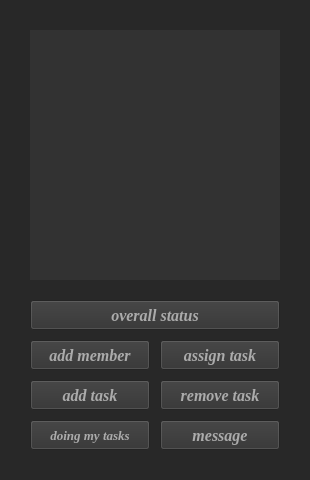
<?xml version="1.0" encoding="UTF-8"?>
<ui version="4.0">
 <class>project_window_1</class>
 <widget class="QMainWindow" name="project_window_1">
  <property name="geometry">
   <rect>
    <x>0</x>
    <y>0</y>
    <width>310</width>
    <height>480</height>
   </rect>
  </property>
  <property name="minimumSize">
   <size>
    <width>310</width>
    <height>480</height>
   </size>
  </property>
  <property name="maximumSize">
   <size>
    <width>310</width>
    <height>480</height>
   </size>
  </property>
  <property name="windowTitle">
   <string>MainWindow</string>
  </property>
  <property name="styleSheet">
   <string notr="true">background-color: rgb(40, 40, 40);</string>
  </property>
  <widget class="QWidget" name="centralwidget">
   <widget class="QPushButton" name="pushButton">
    <property name="geometry">
     <rect>
      <x>30</x>
      <y>340</y>
      <width>120</width>
      <height>30</height>
     </rect>
    </property>
    <property name="font">
     <font>
      <family>Georgia</family>
      <pointsize>12</pointsize>
      <weight>75</weight>
      <italic>true</italic>
      <bold>true</bold>
     </font>
    </property>
    <property name="cursor">
     <cursorShape>PointingHandCursor</cursorShape>
    </property>
    <property name="toolTip">
     <string>add member</string>
    </property>
    <property name="styleSheet">
     <string notr="true">color: rgb(171, 171, 171);
background-color: rgb(50, 50, 50);</string>
    </property>
    <property name="text">
     <string>add member</string>
    </property>
   </widget>
   <widget class="QPushButton" name="pushButton_2">
    <property name="geometry">
     <rect>
      <x>160</x>
      <y>420</y>
      <width>120</width>
      <height>30</height>
     </rect>
    </property>
    <property name="font">
     <font>
      <family>Georgia</family>
      <pointsize>12</pointsize>
      <weight>75</weight>
      <italic>true</italic>
      <bold>true</bold>
     </font>
    </property>
    <property name="cursor">
     <cursorShape>PointingHandCursor</cursorShape>
    </property>
    <property name="toolTip">
     <string>message</string>
    </property>
    <property name="styleSheet">
     <string notr="true">color: rgb(171, 171, 171);
background-color: rgb(50, 50, 50);</string>
    </property>
    <property name="text">
     <string>message</string>
    </property>
   </widget>
   <widget class="QListWidget" name="listWidget">
    <property name="geometry">
     <rect>
      <x>30</x>
      <y>30</y>
      <width>250</width>
      <height>250</height>
     </rect>
    </property>
    <property name="font">
     <font>
      <family>Georgia</family>
      <pointsize>11</pointsize>
      <weight>75</weight>
      <italic>true</italic>
      <bold>true</bold>
     </font>
    </property>
    <property name="toolTip">
     <string>all members</string>
    </property>
    <property name="styleSheet">
     <string notr="true">color: rgb(200, 171, 100);
background-color: rgb(50, 50, 50);</string>
    </property>
    <property name="frameShape">
     <enum>QFrame::NoFrame</enum>
    </property>
   </widget>
   <widget class="QPushButton" name="pushButton_3">
    <property name="geometry">
     <rect>
      <x>160</x>
      <y>340</y>
      <width>120</width>
      <height>30</height>
     </rect>
    </property>
    <property name="font">
     <font>
      <family>Georgia</family>
      <pointsize>12</pointsize>
      <weight>75</weight>
      <italic>true</italic>
      <bold>true</bold>
     </font>
    </property>
    <property name="cursor">
     <cursorShape>PointingHandCursor</cursorShape>
    </property>
    <property name="toolTip">
     <string>assign task</string>
    </property>
    <property name="styleSheet">
     <string notr="true">color: rgb(171, 171, 171);
background-color: rgb(50, 50, 50);</string>
    </property>
    <property name="text">
     <string>assign task</string>
    </property>
   </widget>
   <widget class="QPushButton" name="pushButton_4">
    <property name="geometry">
     <rect>
      <x>30</x>
      <y>380</y>
      <width>120</width>
      <height>30</height>
     </rect>
    </property>
    <property name="font">
     <font>
      <family>Georgia</family>
      <pointsize>12</pointsize>
      <weight>75</weight>
      <italic>true</italic>
      <bold>true</bold>
     </font>
    </property>
    <property name="cursor">
     <cursorShape>PointingHandCursor</cursorShape>
    </property>
    <property name="toolTip">
     <string>add task</string>
    </property>
    <property name="styleSheet">
     <string notr="true">color: rgb(171, 171, 171);
background-color: rgb(50, 50, 50);</string>
    </property>
    <property name="text">
     <string>add task</string>
    </property>
   </widget>
   <widget class="QPushButton" name="pushButton_5">
    <property name="geometry">
     <rect>
      <x>160</x>
      <y>380</y>
      <width>120</width>
      <height>30</height>
     </rect>
    </property>
    <property name="font">
     <font>
      <family>Georgia</family>
      <pointsize>12</pointsize>
      <weight>75</weight>
      <italic>true</italic>
      <bold>true</bold>
     </font>
    </property>
    <property name="cursor">
     <cursorShape>PointingHandCursor</cursorShape>
    </property>
    <property name="toolTip">
     <string>remove task</string>
    </property>
    <property name="styleSheet">
     <string notr="true">color: rgb(171, 171, 171);
background-color: rgb(50, 50, 50);</string>
    </property>
    <property name="text">
     <string>remove task</string>
    </property>
   </widget>
   <widget class="QPushButton" name="pushButton_6">
    <property name="geometry">
     <rect>
      <x>30</x>
      <y>300</y>
      <width>250</width>
      <height>30</height>
     </rect>
    </property>
    <property name="font">
     <font>
      <family>Georgia</family>
      <pointsize>12</pointsize>
      <weight>75</weight>
      <italic>true</italic>
      <bold>true</bold>
     </font>
    </property>
    <property name="cursor">
     <cursorShape>PointingHandCursor</cursorShape>
    </property>
    <property name="toolTip">
     <string>overall status</string>
    </property>
    <property name="styleSheet">
     <string notr="true">color: rgb(171, 171, 171);
background-color: rgb(50, 50, 50);</string>
    </property>
    <property name="text">
     <string>overall status</string>
    </property>
   </widget>
   <widget class="QPushButton" name="pushButton_8">
    <property name="geometry">
     <rect>
      <x>30</x>
      <y>420</y>
      <width>120</width>
      <height>30</height>
     </rect>
    </property>
    <property name="font">
     <font>
      <family>Georgia</family>
      <pointsize>10</pointsize>
      <weight>75</weight>
      <italic>true</italic>
      <bold>true</bold>
     </font>
    </property>
    <property name="cursor">
     <cursorShape>PointingHandCursor</cursorShape>
    </property>
    <property name="toolTip">
     <string>doing my tasks</string>
    </property>
    <property name="styleSheet">
     <string notr="true">color: rgb(171, 171, 171);
background-color: rgb(50, 50, 50);</string>
    </property>
    <property name="text">
     <string>doing my tasks</string>
    </property>
   </widget>
  </widget>
  <widget class="QMenuBar" name="menubar">
   <property name="geometry">
    <rect>
     <x>0</x>
     <y>0</y>
     <width>310</width>
     <height>20</height>
    </rect>
   </property>
  </widget>
 </widget>
 <resources/>
 <connections/>
</ui>
